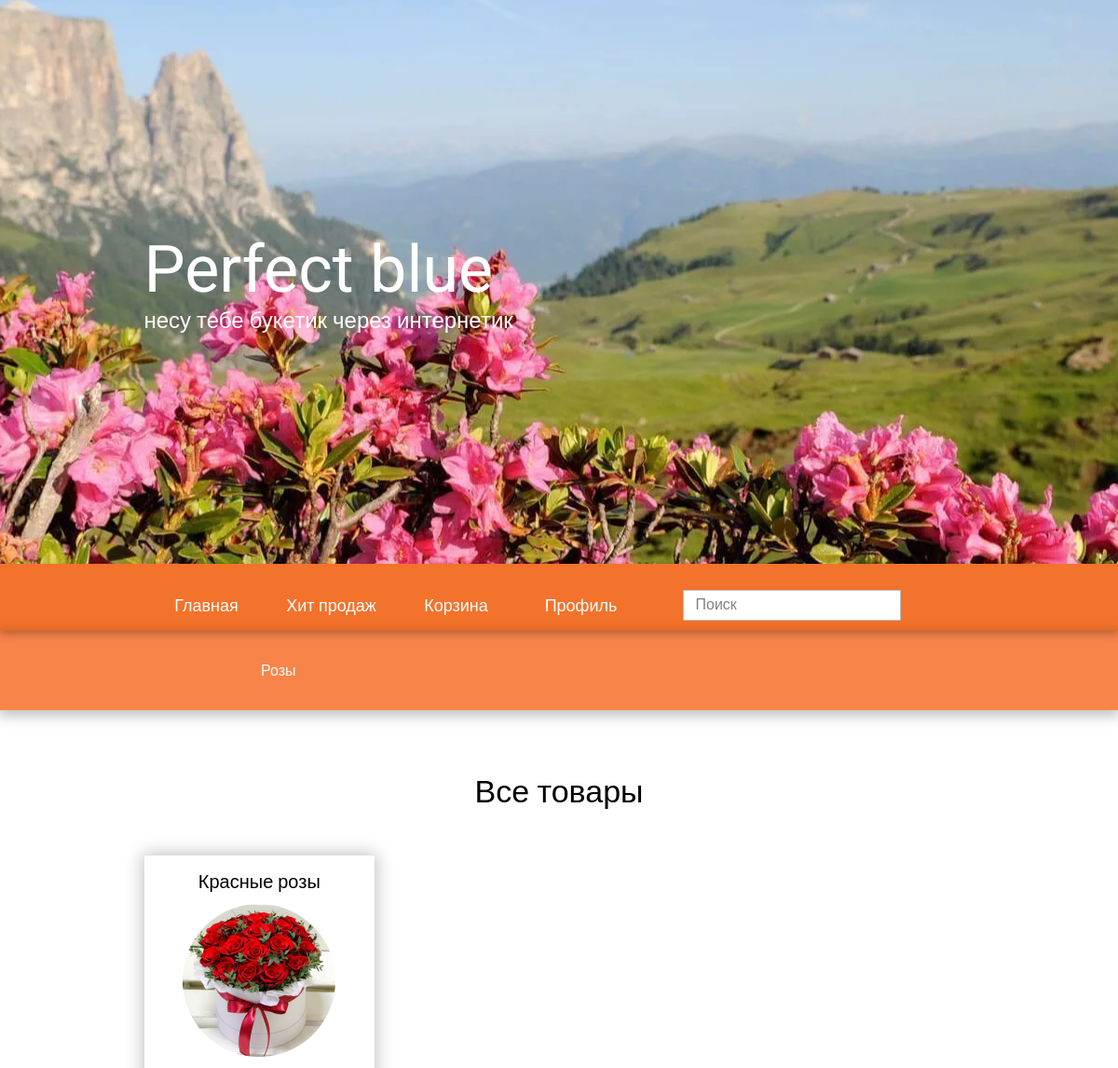
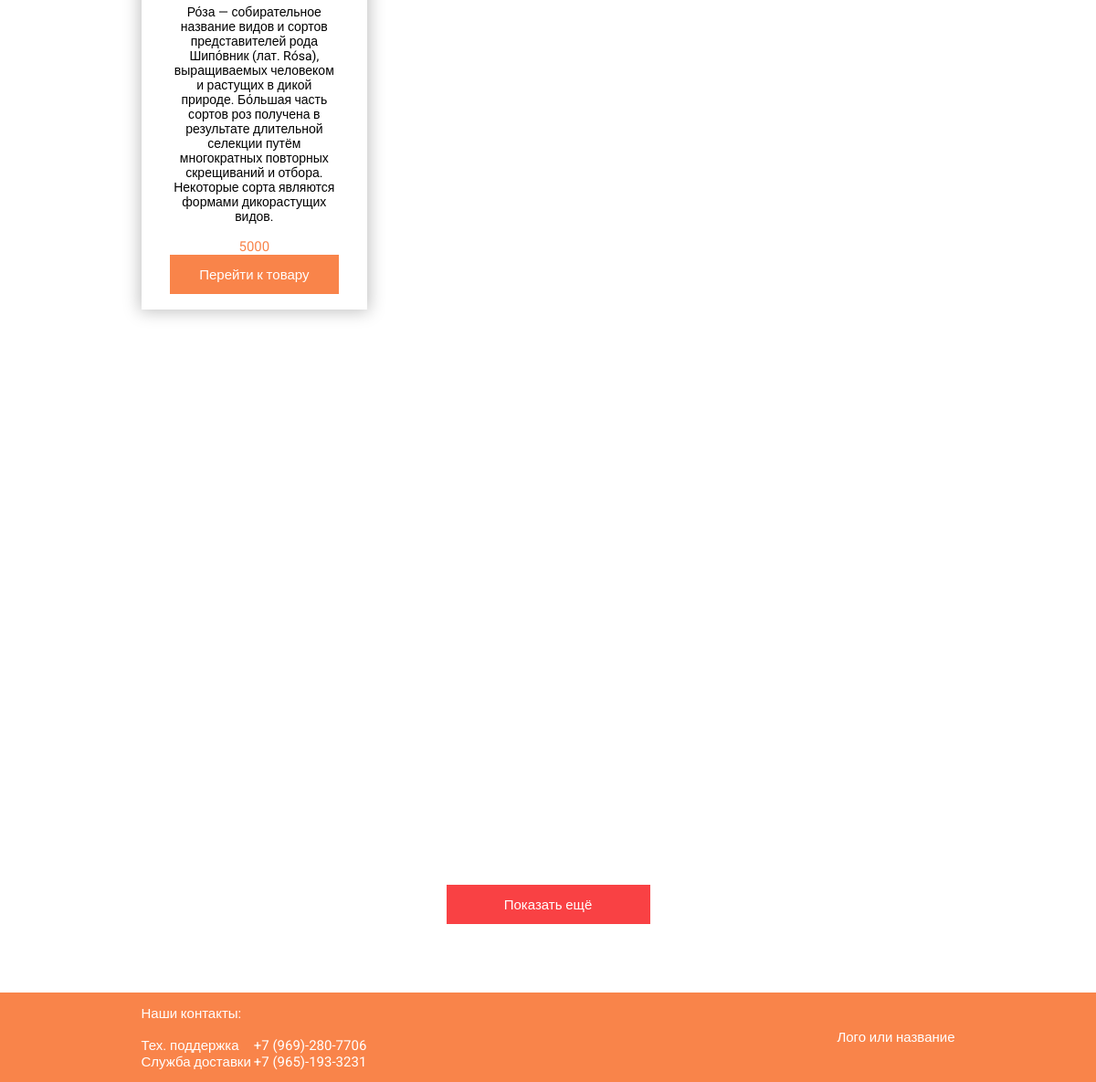
Page /category/roses/ on the earlier database version (2 pictures, top to bottom).
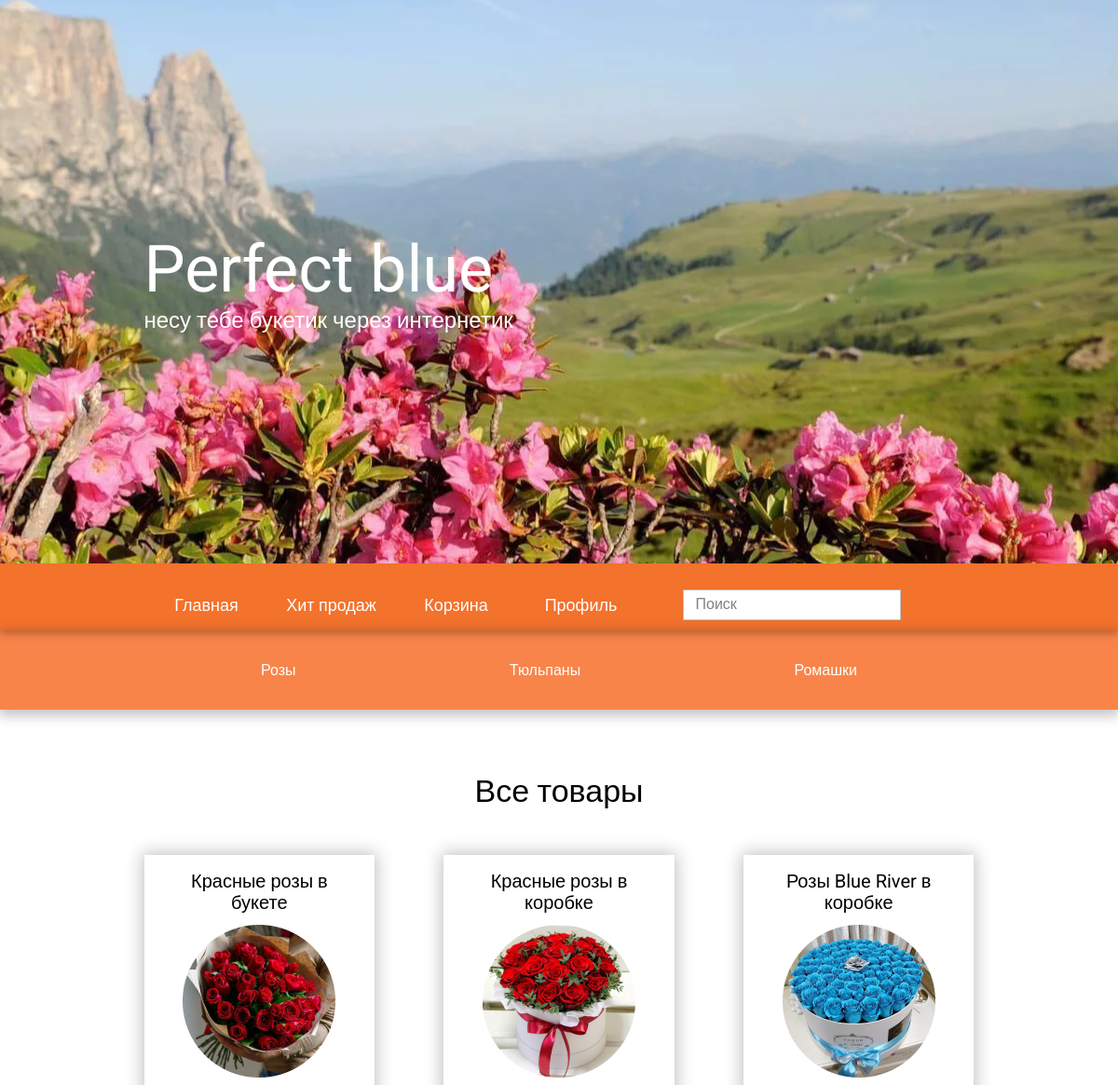
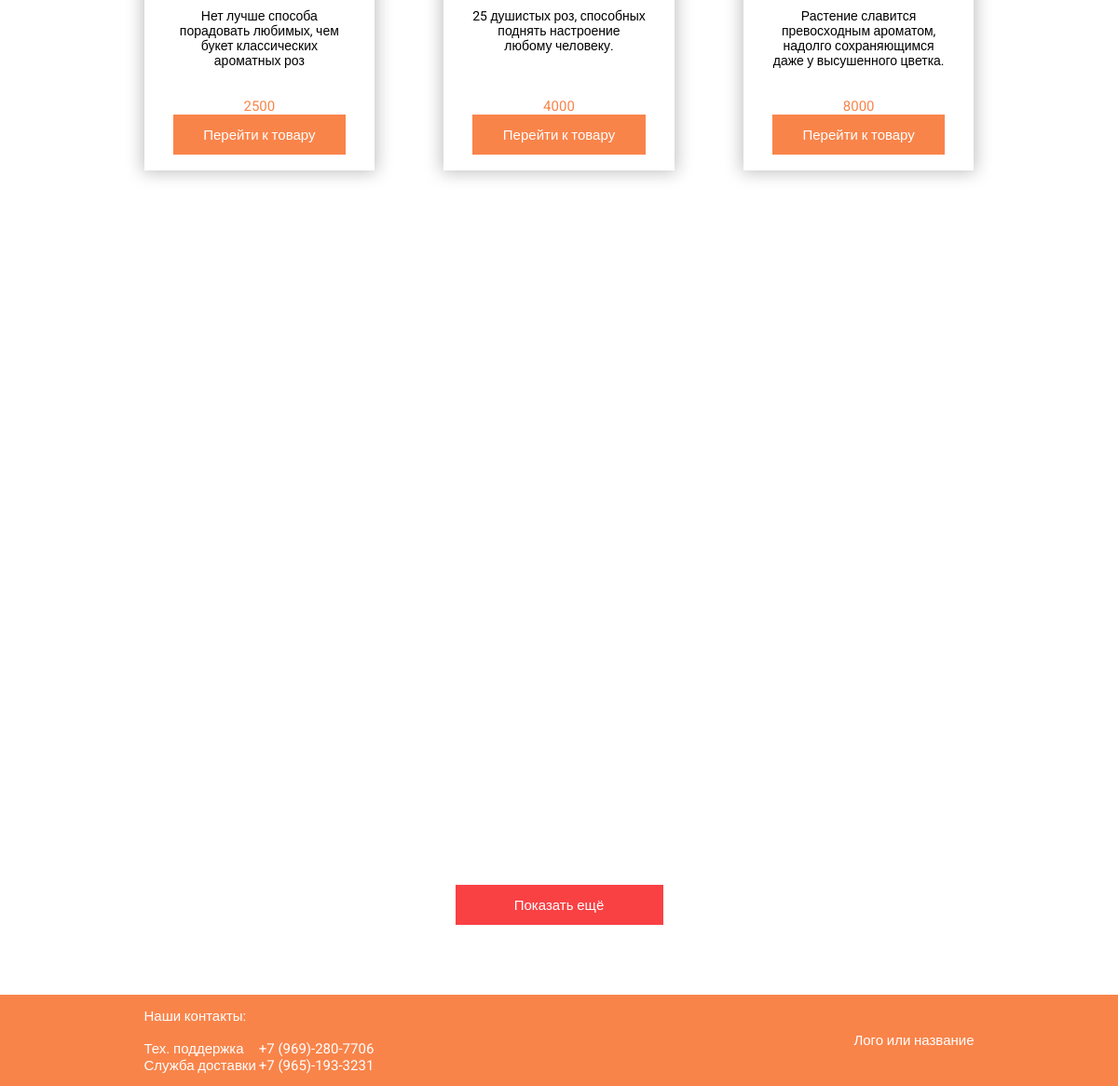
Same page on the later database version (2 pictures, top to bottom).
### flowers/models.py (models this page shows, shortened)
class Categories(models.Model):
    title = models.CharField(max_length=50, verbose_name='Название')
    slug = models.SlugField(max_length=255, unique=True, db_index=True)
    def __str__(self):
        return self.title
    def get_absolute_url(self):
        return reverse('category', kwargs={'category_slug': self.slug})
    class Meta:
        verbose_name = 'Категория'
        verbose_name_plural = 'Категории'
        ordering = ['id']

class Flowers(models.Model):
    title = models.CharField(max_length=50, verbose_name='Название')
    description = models.TextField(blank=True, verbose_name='Описание')
    price = models.CharField(max_length=10, verbose_name='Цена')
    number_of_purchases = models.IntegerField(default=0, verbose_name='Количество покупок')
    image = models.ImageField(upload_to='photos/%Y/%m/%d/', verbose_name='Фото')
    slug = models.SlugField(max_length=255, unique=True, db_index=True, verbose_name='URL')
    cat = models.ForeignKey('Categories', on_delete=models.CASCADE)
    def get_absolute_url(self):
        return reverse('post', kwargs={'post_slug': self.slug})
    class Meta:
        verbose_name = 'Цветы'
        verbose_name_plural = 'Цветы'
        ordering = ['title', 'price', 'number_of_purchases']

### flowers/views.py (the view)
# urls.py: path('category/<slug:category_slug>/', CategoriesFlowers.as_view(), name='category'),
class CategoriesFlowers(ListView):
    model = Flowers
    template_name = 'flowers/main.html'
    context_object_name = 'flowers'
    def get_queryset(self):
        return Flowers.objects.filter(cat__slug=self.kwargs['category_slug'])
    def get_context_data(self, *, object_list=None, **kwargs):
        context = super().get_context_data(**kwargs)
        context['menu'] = menu
        context['categories'] = cats
        return context

### flowers/templates/flowers/main.html (shortened to what this page needs)
{% extends 'flowers/base.html' %}
{% block header %}
<div class="sub__head">
    <div class="_container">
        <div class="subHead__row">
            <ul class="range">
                {% for c in categories %}
                <li><a href="{{ c.get_absolute_url }}">{{ c }}</a></li>
                {% endfor %}
            </ul>
        </div>
    </div>
</div>
{% endblock %}
{% block content %}
<main class="main">
    <div class="main__titleBlock">
        <div class="_container">
            <div class="main__title">
                Все товары
            </div>
        </div>
    </div>
    <div class="main__body">
        <div class="_container">
            <div class="main__row">
                <div class="main__page">
                    {% for f in flowers %}
                    <div class="page__body">
                        <div class="page__title">
                            {{ f.title }}
                        </div>
                        <div class="page__image">
                            <img src="{{ f.image.url }}" alt="">
                        </div>
                        <div class="page__text">
                            {{ f.description }}
                        </div>
                        <div class="page__price">
                            {{ f.price }}
                        </div>
                        <div class="page__link">
                            <a href="{{ f.get_absolute_url }}">
                                Перейти к товару
                            </a>
                        </div>
                    </div>
                </div>
                <div class="main__page">
                    {% endfor %}
                </div>
            </div>
        </div>
    </div>
    </div>
    <div class="showMore">
        <div class="_container">
            <div class="showMore__body">
                <button class="showMore__button" href="#">Показать ещё</button>
            </div>
        </div>
    </div>
{% endblock %}

Differences in the rows shown:
added Categories: title "Тюльпаны"
added Categories: title "Ромашки"
added Flowers: title "Красные розы в букете", image (picture), description "Нет лучше способа порадовать любимых, чем букет классических ароматных роз", price "2500"
changed Flowers: title "Красные розы" → "Красные розы в коробке"; description "Ро́за — собирательное название видов и сортов представителей рода Шипо́вник (лат. Rósa), выращиваемых человеком и растущих в дикой природе. Бо́льшая часть сортов роз получена в результате длительной селекции путём многократных повторных скрещиваний и отбора. Некоторые сорта являются формами дикорастущих видов." → "25 душистых роз, способных поднять настроение любому человеку."; price "5000" → "4000"
added Flowers: title "Розы Blue River в коробке", image (picture), description "Растение славится превосходным ароматом, надолго сохраняющимся даже у высушенного цветка.", price "8000"
